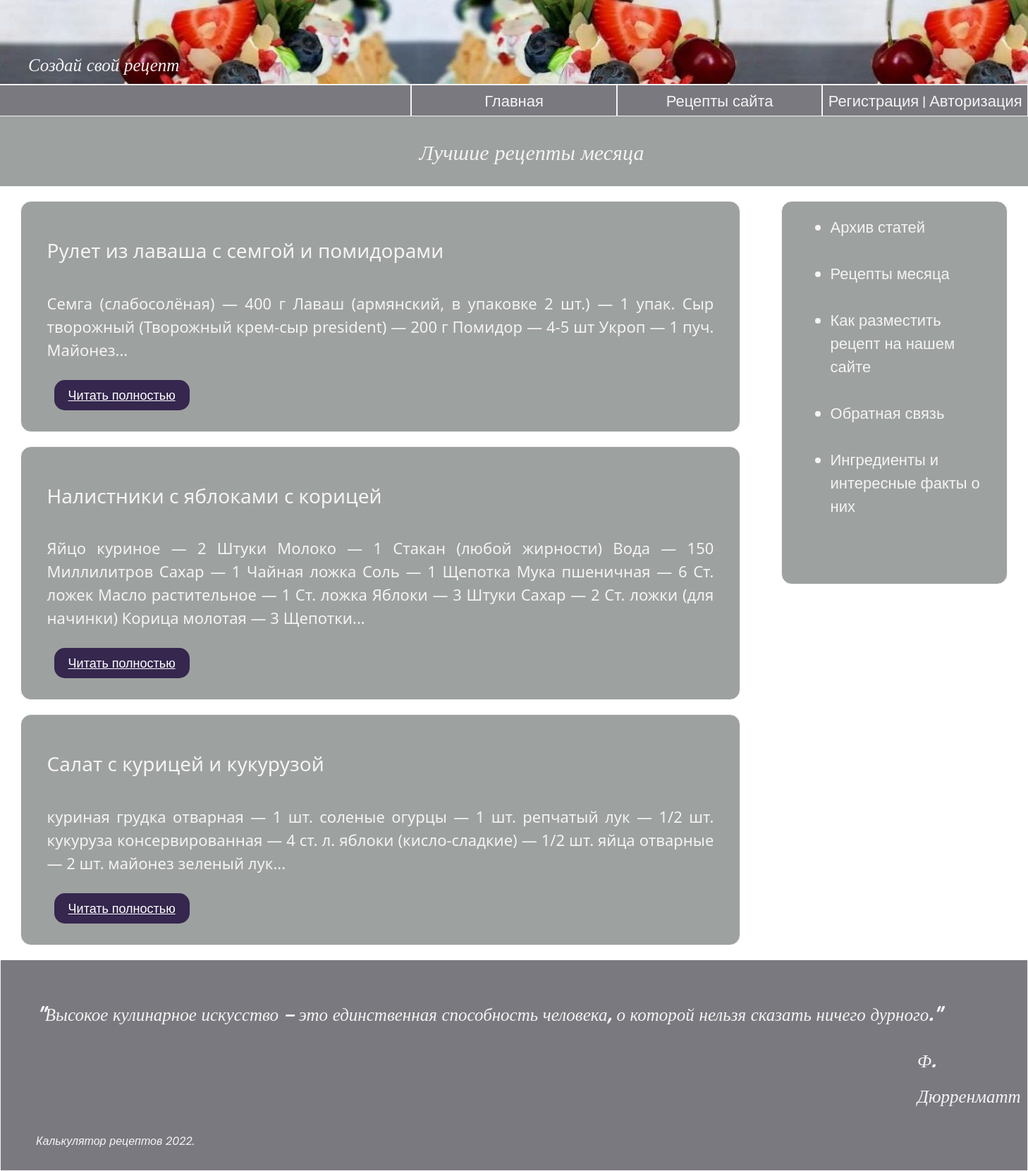
The page /db_recipes/recipe_month on the database its author committed.
### db_recipes/models.py (models this page shows, shortened)
class Recipes(models.Model):
    author = models.ForeignKey(User, on_delete = models.CASCADE, verbose_name='Автор', blank = True, null = True, related_name='author')
    title = models.CharField (max_length=100, verbose_name='Название рецепта')
    compound = models.TextField(max_length=500, verbose_name='Ингрeдиенты')
    cooking = models.TextField(max_length=2000, verbose_name='Процесс приготовления')
    recipe_of_month = models.CharField (max_length=100, verbose_name='Отметка "рецепт" месяца', default='no')
    class Meta:
        db_table='recipe'
        verbose_name='Рецепт'
        verbose_name_plural = 'Рецепты'

### db_recipes/views.py (the view)
# urls.py: path('recipe_month', views.recipe_month, name='recipe_month'),
def recipe_month(request):
    rec = Recipes.objects.filter(recipe_of_month='yes')
    return render(request, 'db_recipes/recipe_month.html', {'rec': rec})

### db_recipes/templates/db_recipes/recipe_month.html (shortened to what this page needs)
{% extends 'main/layout.html' %}
{% block greeting%} Лучшие рецепты месяца {% endblock %}
{% block content%}
{% for el in rec%}
   <div id="main"id="list_rec">
       <br>
       <h3>{{ el.title }}</h3>
       <br>
       <p>{{ el.compound}}...</p>
       <a href={% url 'recipe-detail' el.id %} class="button_add">Читать полностью</a>
   </div>
{% endfor %}
{% endblock %}

### main/static/main/css/main.css (style rules this page uses)
* { margin: 0; padding: 0; }
#main, .aside { margin-top: 20px; border: 1px solid #f5f3f4; opacity: 100%; background:#9da1a0; margin-left: 2%; border-radius: 15px; }
#main { width:70%; color: #f5f3f4; font-size: 22px; text-align:justify; float: left; padding: 20px 2.5%; }
.button_add , .button_cancel { color: white; float:left; border-radius: 15px; background:#35274e; font-size: 18px; padding: 8px 20px; font-family: 'Poppins', sans-serif; border: none; margin:10px; }

### rows shown on the page
Recipes: title "Рулет из лаваша с сeмгой и помидорами", compound "Семга (слабосолёная) — 400 г Лаваш (армянский, в упаковке 2 шт.) — 1 упак. Сыр творожный (Творожный крем-сыр president) — 200 г Помидор — 4-5 шт Укроп — 1 пуч. Майонез"
Recipes: title "Налистники с яблоками с корицей", compound "Яйцо куриное — 2 Штуки Молоко — 1 Стакан (любой жирности) Вода — 150 Миллилитров Сахар — 1 Чайная ложка Соль — 1 Щепотка Мука пшеничная — 6 Ст. ложек Масло растительное — 1 Ст. ложка Яблоки — 3 Штуки Сахар — 2 Ст. ложки (для начинки) Корица молотая — 3 Щепотки"
Recipes: title "Салат с курицей и кукурузой", compound "куриная грудка отварная — 1 шт. соленые огурцы — 1 шт. репчатый лук — 1/2 шт. кукуруза консервированная — 4 ст. л. яблоки (кисло-сладкие) — 1/2 шт. яйца отварные — 2 шт. майонез зеленый лук"
